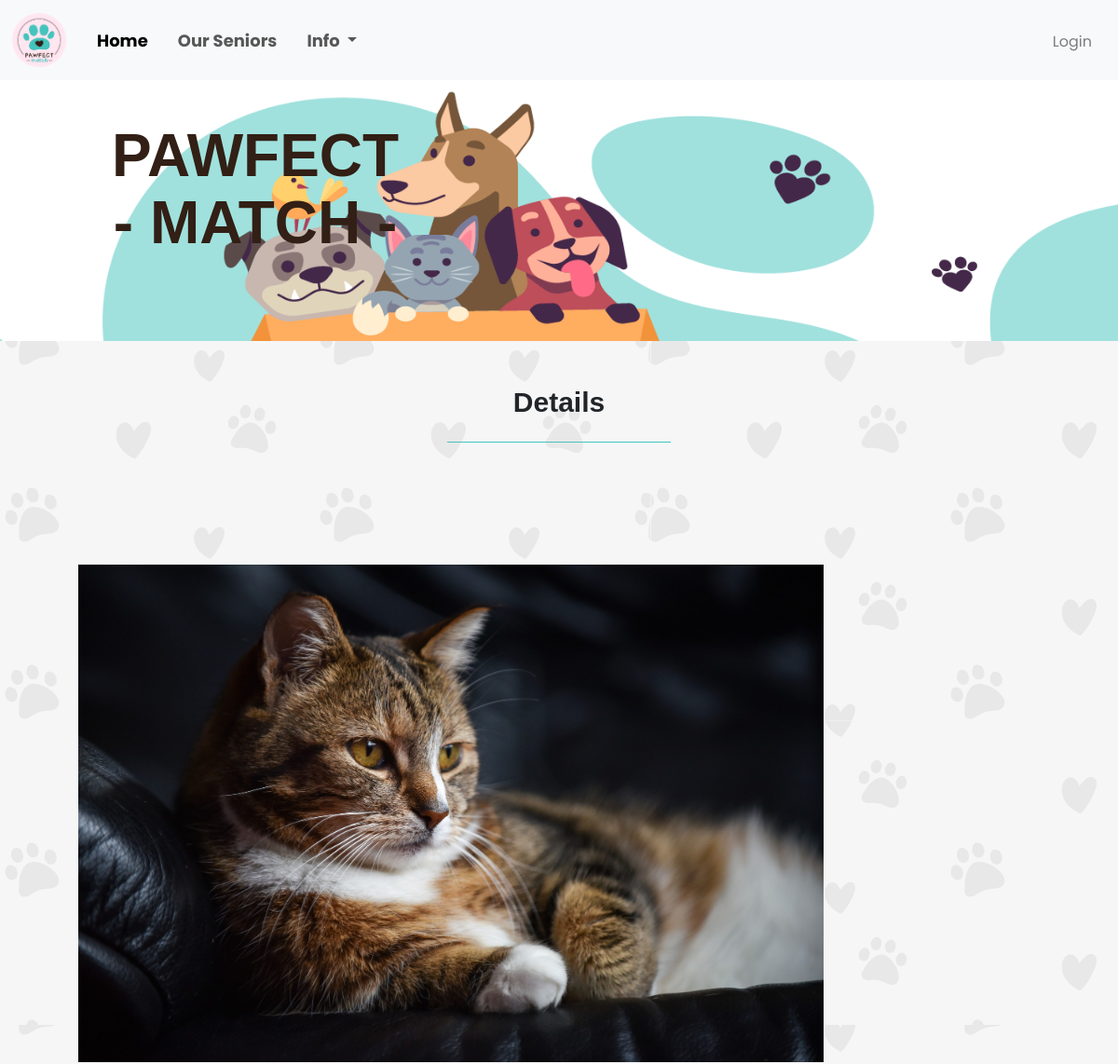
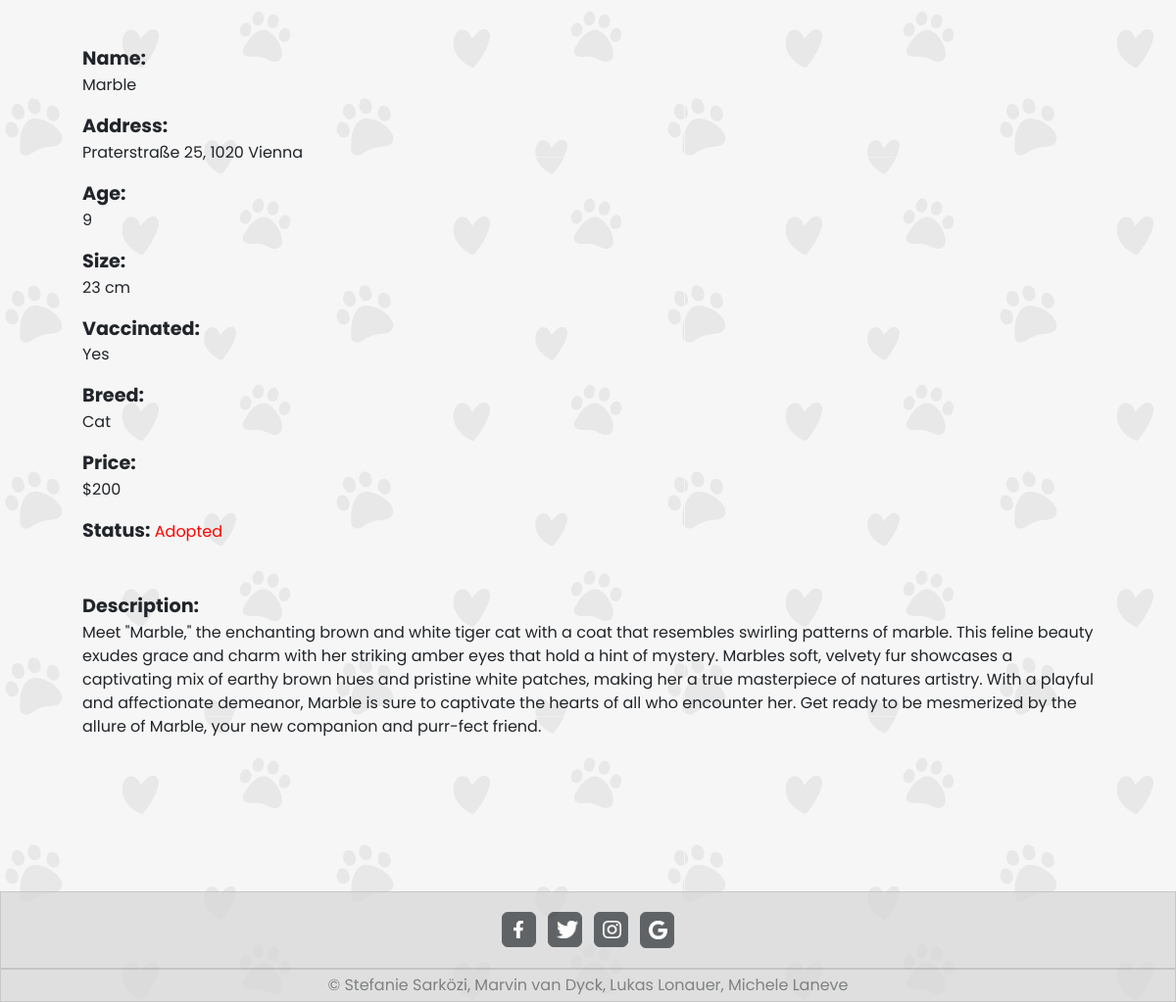
The app's page /Project_Week_BE/php/details.php?x=1 with its own data (2 pictures, top to bottom).
### tables this page shows
CREATE TABLE `animals` (
  `id` int(11) NOT NULL,
  `name` varchar(30) NOT NULL,
  `picture` varchar(100) DEFAULT NULL,
  `address` varchar(60) NOT NULL,
  `description` varchar(10000) NOT NULL,
  `size` varchar(20) NOT NULL,
  `age` varchar(30) NOT NULL,
  `vaccinated` varchar(3) NOT NULL,
  `breed` varchar(30) NOT NULL,
  `status` tinyint(1) NOT NULL,
  `agency_id_fk` int(11) NOT NULL,
  `price` varchar(50) DEFAULT NULL
);

### Project_Week_BE/php/details.php (the view, shortened to what this page needs)
<?php
    require_once "footer.php";
    require_once "navbar.php";
    require_once "db_connect.php";
    $id = $_GET["x"];
    $sql = "SELECT * FROM animals WHERE id = $id";
    $result = mysqli_query($connect, $sql);
    $row = mysqli_fetch_assoc($result);
    $status = $row["status"];
    if($status == 0){
        $message = "Adopted";
        $colorClass = "red-text";
    }else if($status == 2){
        $message = "Requested";
        $colorClass = "red-text";
    } else {
        $message = "Available";
        $colorClass = "green-text";
    }
    $price = $row["price"];
?>
<!DOCTYPE html>
<html lang="en">
<head>
    <link href="https://cdn.jsdelivr.net/npm/bootstrap@5.3.0/dist/css/bootstrap.min.css" rel="stylesheet">
</head>
<body>
    <?= $nav ?>
    <div class="headerImage mb-5">
        <p id="hero">PAWFECT <br> - MATCH -</p>
    </div>
    <div class="text-center">
        <h1 id="welcome">Details</h1>
        <hr class="MLLine" style="width:20vw;">
    </div>
    <div class="d-flex flex-row gap-5 flex-wrap justify-content-start align-items-center p-5">
        <div class="w-40"><img src="../images/<?= $row["picture"] ?>" width="80%"></div>
        <div class="w-40 ps-0">
            <div class="mb-3"><b id="txSize">Name:</b> <br> <?= $row["name"] ?></div>
            <div class="mb-3"><b id="txSize">Address:</b> <br><?= $row["address"]?></div>
            <div class="mb-3"><b id="txSize">Age:</b> <br><?= $row["age"]?></div>
            <div class="mb-3"><b id="txSize">Size:</b> <br><?= $row["size"]?> cm</div>
            <div class="mb-3"><b id="txSize">Vaccinated:</b> <br><?= $row["vaccinated"] ?></div>
            <div class="mb-3"><b id="txSize">Breed:</b> <br><?= $row["breed"] ?></div>
            <div class="mb-3"><b id="txSize">Price:</b> <br>$<?= $price ?></div>
            <div >
                <b id="txSize">Status:</b>
                <span class="<?php echo $colorClass; ?>"> <?php echo $message; ?> </span>
            </div>
        </div>
        <div class="w-100"> <b id="txSize">Description:</b> <br>  <?= $row["description"] ?></div>
    </div>
    <?= $footer ?>
</body>
</html>

### Project_Week_BE/css/details.css (style rules this page uses)
.d-flex { gap: 5%; margin-top: 5%; margin-bottom: 5%; margin-left: 3%; margin-right: 3%; }
.red-text { color: red; }
#txSize { font-size: larger; }

### Project_Week_BE/css/home.css (style rules this page uses)
* { font-family: 'Poppins', sans-serif; }
body { min-height: 100vh; background-image:url(../images/bg.png); background-size:auto; }
.headerImage { background-image: url("../images/hero.png"); width: 100%; min-height: 35vh; background-size: cover; background-repeat: no-repeat; background-position: center; position: relative; display: flex; }
#hero { font-family: "marvin-round", sans-serif; font-weight: 600; font-style: normal; color: #321f15; font-size: 400%; position: absolute; left: 10%; top: 16%; text-align: center; line-height: 4.5rem; }
#welcome { font-family: "marvin-round", sans-serif; font-weight: 600; font-style: normal; font-size: 2.5vw; }
.MLLine { display: inline-flex; justify-self: center; align-self: center; color: #44c4bd; opacity: 100%; }
body { display: flex; flex-direction: column; min-height: 100vh; margin: 0; }

### records on screen
animals: picture (picture), name "Marble", address "Praterstraße 25, 1020 Vienna", age "9", size "23", vaccinated "Yes", breed "Cat", price "200", status "Adopted", description "Meet \"Marble,\" the enchanting brown and white tiger cat with a coat that resembles swirling patterns of marble. This feline beauty exudes grace and charm with her striking amber eyes that hold a hint of mystery. Marbles soft, velvety fur showcases a captivating mix of earthy brown hues and pristine white patches, making her a true masterpiece of natures artistry. With a playful and affectionate demeanor, Marble is sure to captivate the hearts of all who encounter her. Get ready to be mesmerized by the allure of Marble, your new companion and purr-fect friend."
